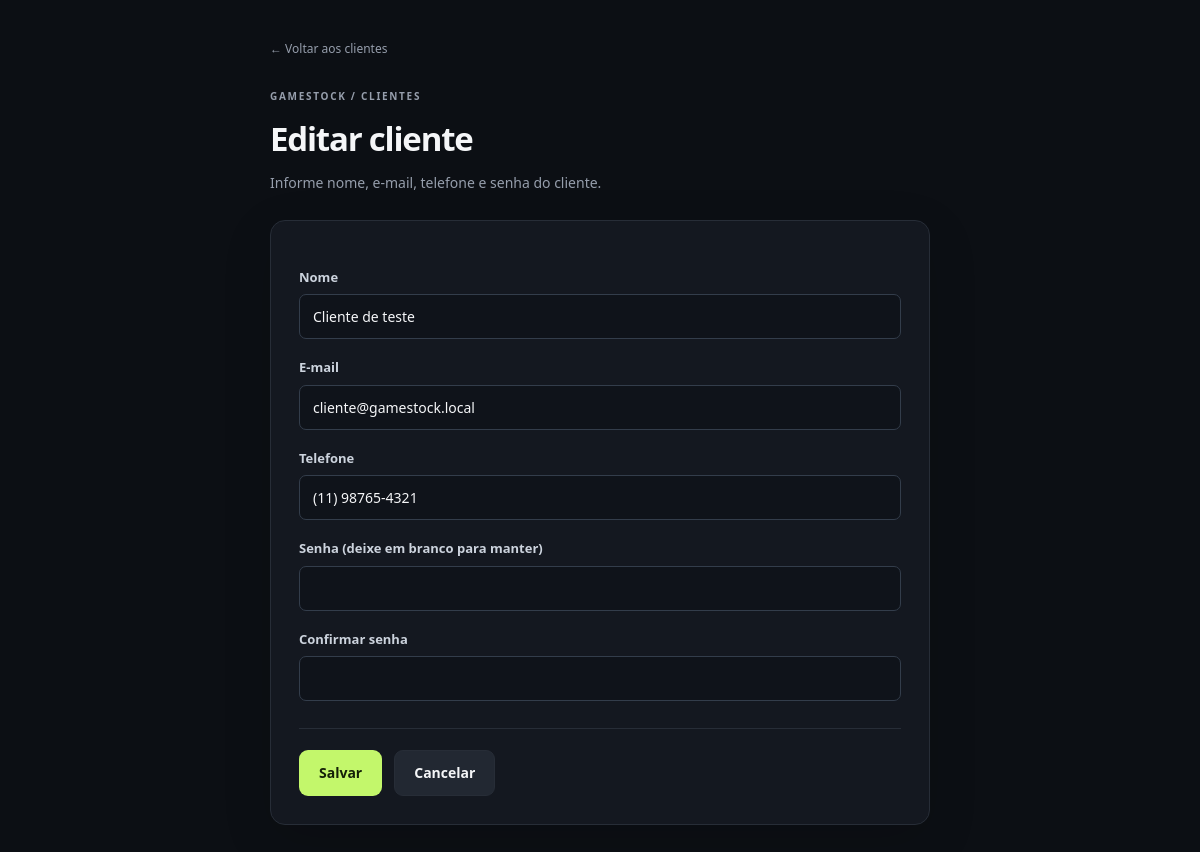
Page /admin/views/editar_cliente.php?id=1 (signed in) on the committed database.
### tables this page shows
CREATE TABLE IF NOT EXISTS clientes (
    id INT AUTO_INCREMENT PRIMARY KEY,
    nome VARCHAR(100) NOT NULL,
    email VARCHAR(150) NOT NULL UNIQUE,
    telefone VARCHAR(20) NOT NULL,
    senha VARCHAR(255) NOT NULL,
    created_at TIMESTAMP DEFAULT CURRENT_TIMESTAMP,
    updated_at TIMESTAMP DEFAULT CURRENT_TIMESTAMP ON UPDATE CURRENT_TIMESTAMP
);

### admin/views/editar_cliente.php (called while the page is built)
<?php
$edicao = true;
require __DIR__ . '/form_cliente.php';

### admin/config/funcoes.php (called while the page is built, shortened)
<?php
function h($valor) {
    return htmlspecialchars((string) $valor, ENT_QUOTES, 'UTF-8');
}
function idValido($valor) {
    $id = filter_var($valor, FILTER_VALIDATE_INT, ['options' => ['min_range' => 1]]);
    return $id;
}
function formatarTelefone($telefone) {
    $digitos = preg_replace('/\D/', '', (string) $telefone);
    if (strlen($digitos) === 11) {
        return sprintf('(%s) %s-%s', substr($digitos, 0, 2), substr($digitos, 2, 5), substr($digitos, 7));
    }
    return (string) $telefone;
}

### admin/models/clientes.php (called while the page is built, shortened)
<?php
require_once __DIR__ . '/../config/conexao.php';
class Cliente {
    private $pdo;
    public function __construct($atrib = []) {
        global $pdo;
        $this->pdo = $pdo;
    }
    public function buscarClientePorId($id) {
        $sth = $this->pdo->prepare('SELECT id, nome, email, telefone, created_at, updated_at FROM clientes WHERE id = :id');
        $sth->execute(['id' => $id]);
        return $sth->fetch(PDO::FETCH_ASSOC);
    }
}

### admin/views/form_cliente.php (the view, shortened to what this page needs)
<?php
require_once __DIR__ . '/../models/clientes.php';
require_once __DIR__ . '/../config/funcoes.php';
$id = $edicao ? idValido($_GET['id'] ?? null) : null;
$dados = ['nome' => '', 'email' => '', 'telefone' => ''];
if ($edicao) {
    $dados = (new Cliente())->buscarClientePorId($id);
}
$tituloPagina = $edicao ? 'Editar cliente' : 'Novo cliente';
?>
<!DOCTYPE html>
<html lang="pt-br">
<head>
    <link rel="stylesheet" href="../public/css/formularios.css?v=4">
</head>
<body>
<div class="form-shell">
    <a class="back-link" href="ver_clientes.php">← Voltar aos clientes</a>
    <p class="eyebrow">GAMESTOCK / CLIENTES</p>
    <h1><?= h($tituloPagina) ?></h1>
    <p class="form-intro">Informe nome, e-mail, telefone e senha do cliente.</p>
    <form method="POST" class="formulario game-form" data-validar="cliente" data-senha-obrigatoria="<?= $edicao ? '0' : '1' ?>">
        <label for="nome">Nome</label>
        <input id="nome" name="nome" maxlength="100" value="<?= h($dados['nome']) ?>" required>
        <label for="email">E-mail</label>
        <input id="email" type="email" name="email" maxlength="150" value="<?= h($dados['email']) ?>" required>
        <label for="telefone">Telefone</label>
        <input id="telefone" name="telefone" inputmode="numeric" maxlength="20" placeholder="(11) 98765-4321" value="<?= h(formatarTelefone($dados['telefone'])) ?>" required>
        <label for="senha">Senha<?= $edicao ? ' (deixe em branco para manter)' : '' ?></label>
        <input id="senha" type="password" name="senha" minlength="6" maxlength="72" autocomplete="new-password" <?= $edicao ? '' : 'required' ?>>
        <label for="confirmar_senha">Confirmar senha</label>
        <input id="confirmar_senha" type="password" name="confirmar_senha" minlength="6" maxlength="72" autocomplete="new-password" <?= $edicao ? '' : 'required' ?>>
        <div class="form-actions">
            <button class="button button-primary" type="submit"><?= $edicao ? 'Salvar' : 'Cadastrar' ?></button>
            <a class="button button-secondary" href="ver_clientes.php">Cancelar</a>
        </div>
    </form>
</div>
</body>
</html>

### admin/public/css/formularios.css (style rules this page uses)
.formulario { max-width:560px;margin:26px auto;padding:28px;background:var(--panel);border:1px solid var(--line);border-radius:15px;box-shadow:0 15px 50px #0002 }
label { display:block;margin:19px 0 7px;font-size:13px;font-weight:550;color:#ccd3dd }
input:not([type=hidden]),textarea,select { width:100%;box-sizing:border-box;padding:11px 13px;font:inherit;border:1px solid #333d4b;border-radius:7px;background:#0f131a;color:var(--text);font-size:14px }
.form-shell { max-width:660px;margin:0 auto }
.back-link { display:inline-flex;font-size:12px;color:var(--muted);margin:4px 0 31px }
.form-shell h1 { font-size:33px;letter-spacing:-1.2px;margin:10px 0 8px }
.form-intro { font-size:14px;color:var(--muted) }
.game-form { max-width:none;margin:27px 0 }
.form-actions { display:flex;align-items:center;gap:12px;margin-top:27px;padding-top:21px;border-top:1px solid var(--line) }
.form-actions>a { margin:0 }
.form-actions button { margin:0 }

### admin/public/css/style.css (style rules this page uses)
:root { color-scheme:dark;--bg:#0c0f14;--panel:#141820;--line:#272d37;--muted:#969eac;--text:#f5f6f8;--lime:#c3f76b;--danger:#ff8a92;--font:"Segoe UI",Arial,sans-serif }
* { box-sizing:border-box }
html { scroll-behavior:smooth;scroll-padding-top:24px }
body { margin:0;padding:36px;font-family:var(--font);background:var(--bg);color:var(--text);font-size:15px;line-height:1.5 }
a { color:inherit;text-decoration:none }
button,input,select,textarea { font:inherit }
button { cursor:pointer }
button,input,select,textarea { color:inherit }
h1,h2,h3,p { margin:0 }
.button { display:inline-flex;align-items:center;justify-content:center;gap:9px;border-radius:9px;padding:12px 19px;font-weight:650;font-size:14px;line-height:1.4;border:1px solid transparent;transition:background .18s,color .18s,transform .18s }
.button-primary { background:var(--lime);color:#142007 }
.button-secondary { background:#222832;border-color:var(--line);color:var(--text) }
.eyebrow { font-size:10px;letter-spacing:1.7px;font-weight:650;color:var(--muted);display:flex;align-items:center;gap:9px }
input::placeholder { color:#818a99 }

### rows in the picture
clientes: nome "Cliente de teste", email "cliente@gamestock.local", telefone "(11) 98765-4321"

### other values in the picture
$tituloPagina "Editar cliente"
